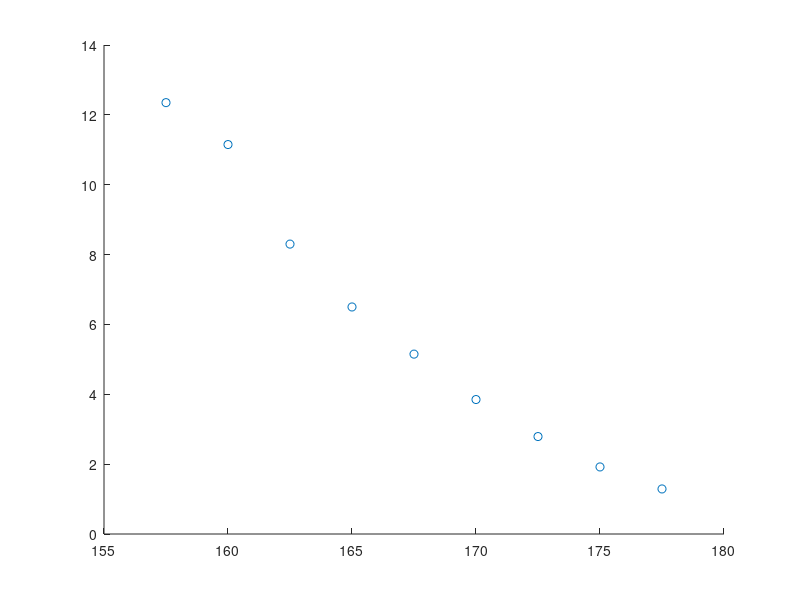

Here is the MATLAB script that generated this plot:
clear;
S0=167.65;
r=0.06;

A = importdata('AAPL.txt','\t',1);
B=A.data(:,:);

B=B(B(:,1)==28,:);

%{
for i=1:size(B,1)
euro=@(sigma)european_bs(S0,B(i,2),r,sigma,B(i,1)./252,'call')-B(i,3);
B(i,3)=fzero(euro,0.5);
end
%}

a=0.23;
b=0.0001;
c=190;
d=0.6;

F = @(var,x)min(var(1)+var(2)*(min(x-var(3),0)).^2,var(4));
data0 = [a b c d];
opts=optimset('Display','off');
[var] = lsqcurvefit(F,data0,B(:,2),B(:,3),[0 0.00001 165 0],[0.35 0.001 200 2],opts)
vol=@(x)min(var(1)+var(2)*(min(x-var(3),0)).^2,var(4));
%a1=0.2322;b1=   17.5750;c1=  178.1727;
var2=[0.2103   19.0574  183.3728];
vol2=@(x)var2(1)+var2(2)*((x-var2(3))).^2;

scatter(B(:,2),B(:,3));
hold on;
%fplot(vol, [150 185]);
hold on;
%fplot(vol2, [150 185]);


function euro=european_bs(S0,K,r,sigma0,T,putcall)
d1 = (log(S0/K) + (r + 0.5*sigma0^2)*T)/(sigma0*sqrt(T));
d2 = d1 - sigma0*sqrt(T);
N1 = normcdf(d1);
N2 = normcdf(d2);
if putcall=='call'
    euro = S0*N1 - K*exp(-r*T)*N2;
elseif putcall=='put'
    euro = S0*N1 - K*exp(-r*T)*N2 + K*exp(-r*T) - S0;
end
end